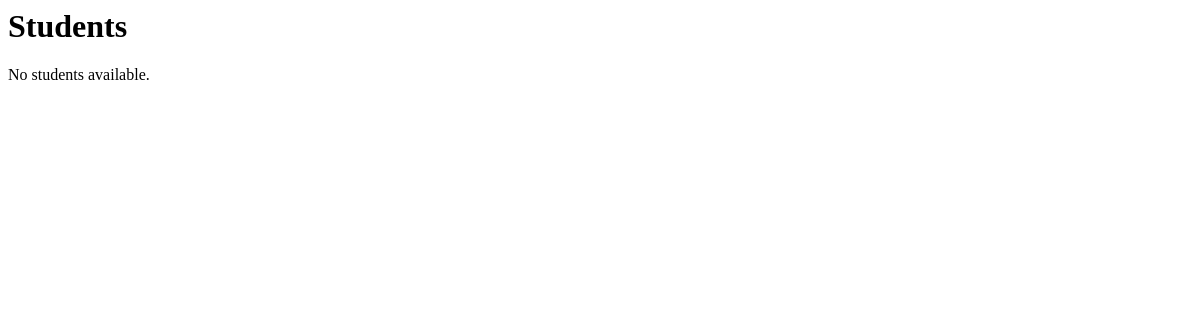
The app's page / (signed in), older data.
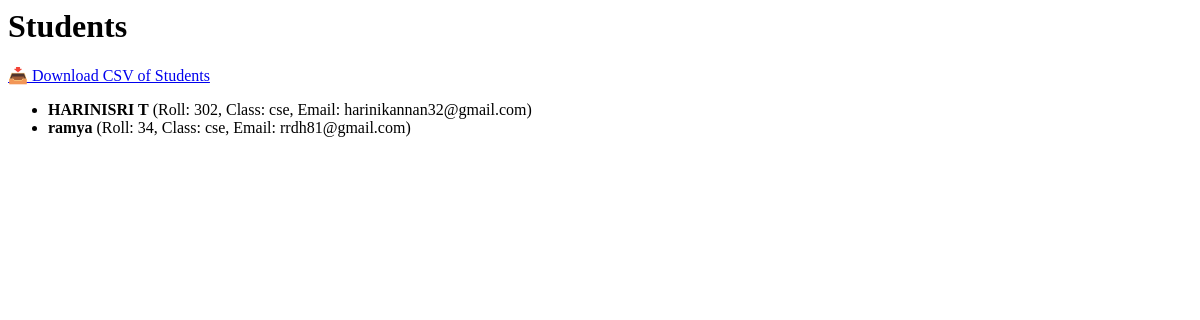
The same page, newer data.
### students/models.py (models this page shows, shortened)
class Student(models.Model):
    name = models.CharField(max_length=100)
    roll_number = models.CharField(max_length=20, unique=True)
    class_name = models.CharField(max_length=50)
    email = models.EmailField(unique=True)

### students/views.py (the view)
# urls.py: path('', StudentListView.as_view(), name='student_list'),
class StudentListView(LoginRequiredMixin, ListView):
    model = Student
    template_name = 'students/student_list.html'
    context_object_name = 'students'
    def get_context_data(self, **kwargs):
        ctx = super().get_context_data(**kwargs)
        ctx['settings_obj'] = Settings.objects.first()
        return ctx

### students/Templates/students/student_list.html (shortened to what this page needs)
{% extends "base.html" %}
{% load static %}
{% block content %}
  <h1>Students</h1>
  {% if user.is_authenticated and settings_obj %}
    {% if user.profile.role == 'admin' or settings_obj.allow_viewer_download %}
      <p>
        <a href="{% url 'export_students_csv' %}">📥 Download CSV of Students</a>
      </p>
    {% endif %}
  {% endif %}
  {% if students %}
    <ul class="student-list">
      {% for student in students %}
        <li>
          <strong>{{ student.name }}</strong>
          (Roll: {{ student.roll_number }}, Class: {{ student.class_name }}, Email: {{ student.email }})
        </li>
      {% endfor %}
    </ul>
  {% else %}
    <p>No students available.</p>
  {% endif %}
{% endblock %}

### students/Templates/base.html (shortened to what this page needs)
{% block content %}{% endblock %}

Row changes from the older to the newer data that the page shows:
added Student: name "HARINISRI T", roll_number "302", class_name "cse", email "harinikannan32@gmail.com"
added Student: name "ramya", roll_number "34", class_name "cse", email "rrdh81@gmail.com"
Text that changed along with them:
text no longer shown: "No students available."
text now shown: "📥 Download CSV of Students"
